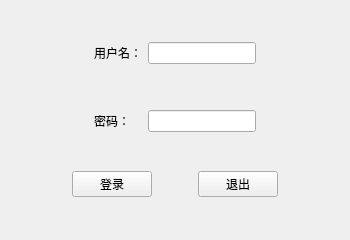
<?xml version="1.0" encoding="UTF-8"?>
<ui version="4.0">
 <class>MainWindow</class>
 <widget class="QMainWindow" name="MainWindow">
  <property name="geometry">
   <rect>
    <x>0</x>
    <y>0</y>
    <width>350</width>
    <height>240</height>
   </rect>
  </property>
  <property name="minimumSize">
   <size>
    <width>350</width>
    <height>240</height>
   </size>
  </property>
  <property name="maximumSize">
   <size>
    <width>350</width>
    <height>240</height>
   </size>
  </property>
  <property name="windowTitle">
   <string>登录</string>
  </property>
  <widget class="QWidget" name="centralwidget">
   <layout class="QVBoxLayout" name="verticalLayout">
    <item>
     <widget class="QWidget" name="widget" native="true">
      <property name="sizePolicy">
       <sizepolicy hsizetype="Preferred" vsizetype="Fixed">
        <horstretch>0</horstretch>
        <verstretch>0</verstretch>
       </sizepolicy>
      </property>
      <layout class="QGridLayout" name="gridLayout">
       <property name="leftMargin">
        <number>0</number>
       </property>
       <property name="topMargin">
        <number>0</number>
       </property>
       <property name="rightMargin">
        <number>0</number>
       </property>
       <property name="bottomMargin">
        <number>0</number>
       </property>
       <item row="4" column="2">
        <widget class="QLineEdit" name="lineEdit"/>
       </item>
       <item row="4" column="0">
        <spacer name="horizontalSpacer_4">
         <property name="orientation">
          <enum>Qt::Horizontal</enum>
         </property>
         <property name="sizeHint" stdset="0">
          <size>
           <width>40</width>
           <height>20</height>
          </size>
         </property>
        </spacer>
       </item>
       <item row="6" column="1">
        <widget class="QLabel" name="label_2">
         <property name="text">
          <string>密码：</string>
         </property>
        </widget>
       </item>
       <item row="6" column="2">
        <widget class="QLineEdit" name="lineEdit_2">
         <property name="echoMode">
          <enum>QLineEdit::PasswordEchoOnEdit</enum>
         </property>
        </widget>
       </item>
       <item row="4" column="3">
        <spacer name="horizontalSpacer_5">
         <property name="orientation">
          <enum>Qt::Horizontal</enum>
         </property>
         <property name="sizeHint" stdset="0">
          <size>
           <width>40</width>
           <height>20</height>
          </size>
         </property>
        </spacer>
       </item>
       <item row="4" column="1">
        <widget class="QLabel" name="label">
         <property name="text">
          <string>用户名：</string>
         </property>
        </widget>
       </item>
       <item row="5" column="2">
        <spacer name="verticalSpacer">
         <property name="orientation">
          <enum>Qt::Vertical</enum>
         </property>
         <property name="sizeHint" stdset="0">
          <size>
           <width>20</width>
           <height>40</height>
          </size>
         </property>
        </spacer>
       </item>
      </layout>
     </widget>
    </item>
    <item>
     <widget class="QWidget" name="widget_3" native="true">
      <property name="sizePolicy">
       <sizepolicy hsizetype="Preferred" vsizetype="Fixed">
        <horstretch>0</horstretch>
        <verstretch>0</verstretch>
       </sizepolicy>
      </property>
      <layout class="QHBoxLayout" name="horizontalLayout_3">
       <property name="leftMargin">
        <number>0</number>
       </property>
       <property name="topMargin">
        <number>0</number>
       </property>
       <property name="rightMargin">
        <number>0</number>
       </property>
       <property name="bottomMargin">
        <number>0</number>
       </property>
       <item>
        <spacer name="horizontalSpacer">
         <property name="orientation">
          <enum>Qt::Horizontal</enum>
         </property>
         <property name="sizeHint" stdset="0">
          <size>
           <width>40</width>
           <height>20</height>
          </size>
         </property>
        </spacer>
       </item>
       <item>
        <widget class="QPushButton" name="pushButton">
         <property name="text">
          <string>登录</string>
         </property>
        </widget>
       </item>
       <item>
        <spacer name="horizontalSpacer_3">
         <property name="orientation">
          <enum>Qt::Horizontal</enum>
         </property>
         <property name="sizeType">
          <enum>QSizePolicy::Fixed</enum>
         </property>
         <property name="sizeHint" stdset="0">
          <size>
           <width>40</width>
           <height>20</height>
          </size>
         </property>
        </spacer>
       </item>
       <item>
        <widget class="QPushButton" name="pushButton_2">
         <property name="text">
          <string>退出</string>
         </property>
        </widget>
       </item>
       <item>
        <spacer name="horizontalSpacer_2">
         <property name="orientation">
          <enum>Qt::Horizontal</enum>
         </property>
         <property name="sizeHint" stdset="0">
          <size>
           <width>40</width>
           <height>20</height>
          </size>
         </property>
        </spacer>
       </item>
      </layout>
     </widget>
    </item>
   </layout>
  </widget>
 </widget>
 <resources/>
 <connections/>
</ui>
